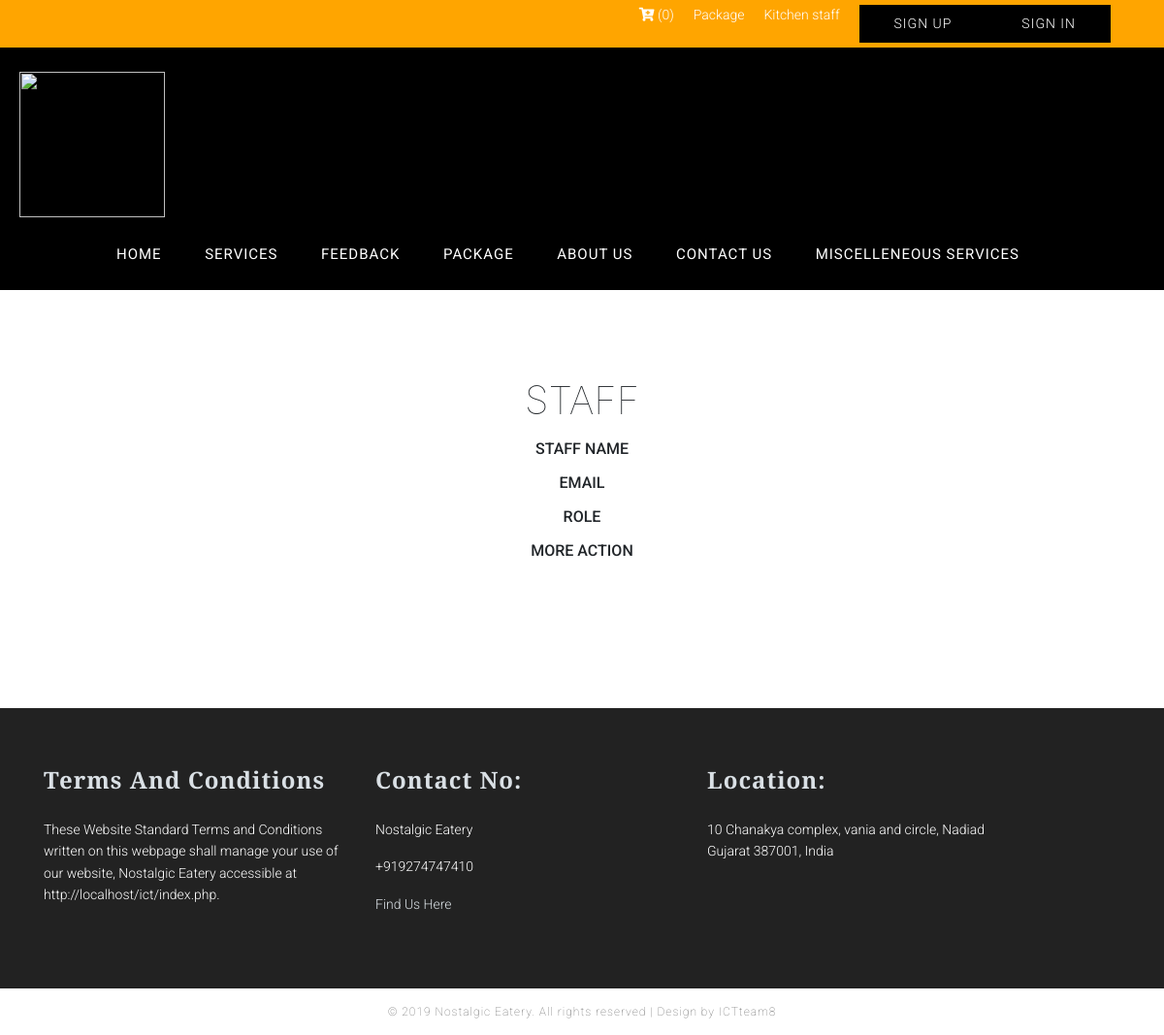
Page /service_lists.php on the earlier database version.
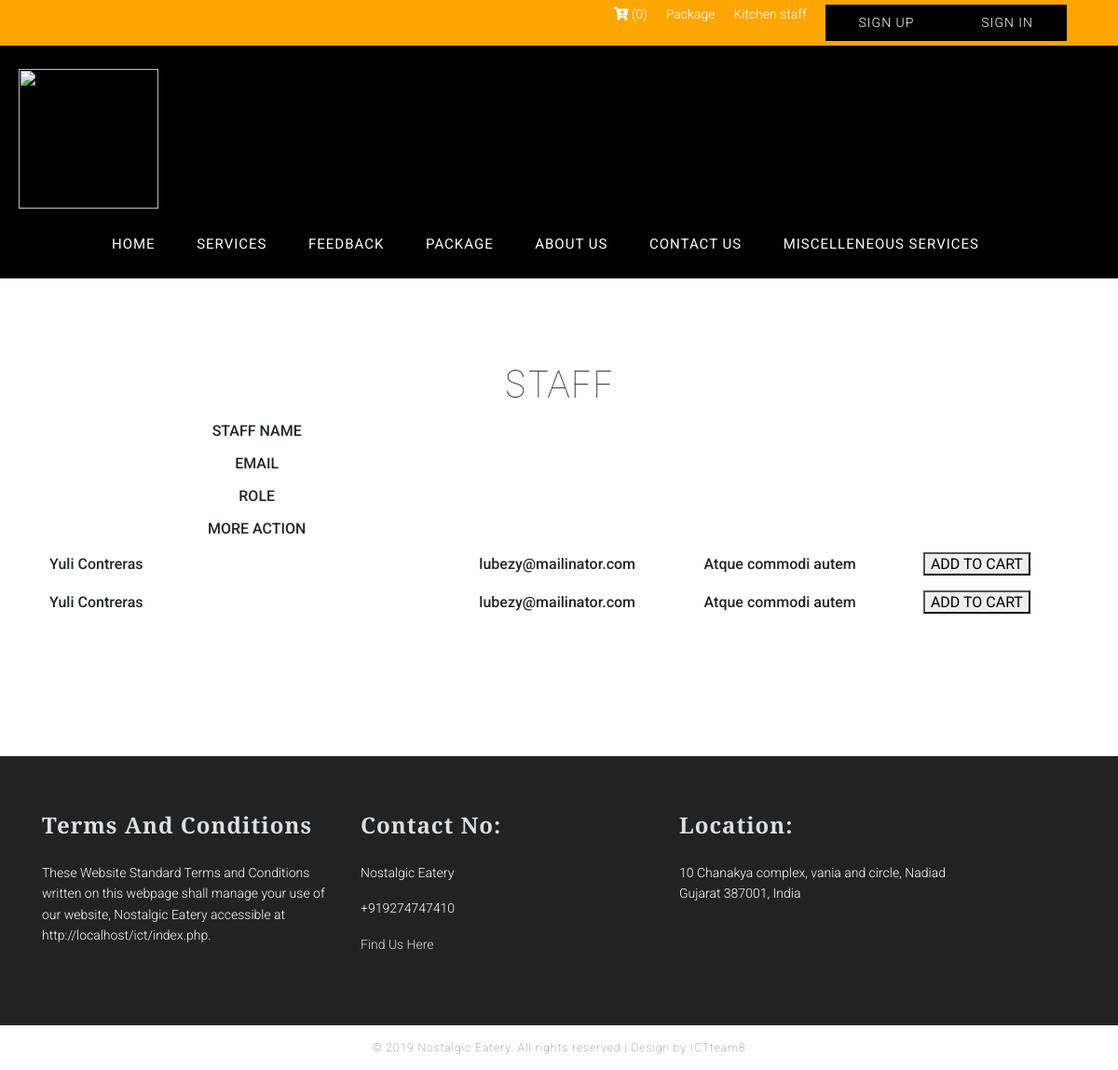
Same page on the later database version.
### tables this page shows
CREATE TABLE `services` (
  `id` int(11) NOT NULL,
  `service_type_id` int(11) UNSIGNED DEFAULT NULL,
  `staff_name` varchar(255) DEFAULT NULL,
  `staff_email` varchar(255) DEFAULT NULL,
  `staff_role` varchar(255) DEFAULT NULL,
  `descriptions` longtext DEFAULT NULL,
  `price` varchar(255) DEFAULT NULL,
  `created_at` datetime NOT NULL DEFAULT current_timestamp(),
  `experience` varchar(255) DEFAULT NULL,
  `skills` varchar(255) DEFAULT NULL
);

### server.php (called while the page is built, shortened)
<?php
$servername = "localhost";
$username = "root";
$password = "";
$db = "ictatjcu_cons2";
$conn = mysqli_connect($servername, $username, $password, $db);
function print_service_by_service_id($id = null)
{
	global $conn;
	$table = "services";
	$query = "SELECT * FROM " . $table;
	$query .= " order by id DESC";
	$query = mysqli_query($conn, $query);
	return  mysqli_fetch_all($query, MYSQLI_ASSOC);
}
?>

### service_lists.php (the view, shortened to what this page needs)
<?php include('server.php'); ?>
<html>
	<head>
		<?php require_once 'include/header_css.php'; ?>
	</head>
	<body>
<div id="wrapper">
	<?php include("include/nav.inc"); ?>
	<div class="services">
		<div class="container">
			<h1 style="text-align:center">STAFF</h1>
			<table width="100%">
				<tr>
					<th>STAFF NAME </th>
					<th> EMAIL </th>
					<th> ROLE</th>
					<th>MORE ACTION</th>
				</tr>
				<?php
					$servicetype_id = "";
					$service_lists = print_service_by_service_id($servicetype_id);
					if (count($service_lists) > 0) {
					foreach ($service_lists as $service_list) { ?>
						<tr>
							<td> <?php echo $service_list["staff_name"]?></td>
							<td> <?php echo $service_list["staff_email"]?></td>
							<td> <?php echo $service_list["staff_role"]?></td>
							<td><button>ADD TO CART</button></td>
						</tr>
					<?php }
					}
					?>
			</table>
</div>
			</div>
		</div>
<?php include("include/footer.inc") ?>
</body>
</html>

Differences in the rows shown:
added services: staff_name "Yuli Contreras", staff_email "lubezy@mailinator.com", staff_role "Atque commodi autem"
added services: staff_name "Yuli Contreras", staff_email "lubezy@mailinator.com", staff_role "Atque commodi autem"
